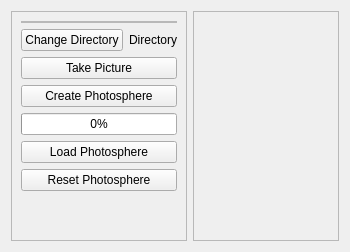
     <widget class="QWidget" name="Photosphere">
      <property name="sizePolicy">
       <sizepolicy hsizetype="Maximum" vsizetype="Preferred">
        <horstretch>0</horstretch>
        <verstretch>0</verstretch>
       </sizepolicy>
      </property>
      <property name="minimumSize">
       <size>
        <width>350</width>
        <height>0</height>
       </size>
      </property>
      <attribute name="title">
       <string>Photosphere</string>
      </attribute>
      <layout class="QGridLayout" name="gridLayout_4">
       <item row="0" column="1">
        <widget class="QFrame" name="PhotosphereOpenGLContainer">
         <property name="frameShape">
          <enum>QFrame::Shape::StyledPanel</enum>
         </property>
         <property name="frameShadow">
          <enum>QFrame::Shadow::Raised</enum>
         </property>
         <layout class="QGridLayout" name="gridLayout_8"/>
        </widget>
       </item>
       <item row="0" column="0">
        <widget class="QFrame" name="PhotosphereSettings">
         <property name="maximumSize">
          <size>
           <width>400</width>
           <height>16777215</height>
          </size>
         </property>
         <property name="frameShape">
          <enum>QFrame::Shape::StyledPanel</enum>
         </property>
         <property name="frameShadow">
          <enum>QFrame::Shadow::Raised</enum>
         </property>
         <layout class="QGridLayout" name="gridLayout_19">
          <item row="4" column="1" colspan="2">
           <widget class="QPushButton" name="PhotospherePicture">
            <property name="text">
             <string>Take Picture</string>
            </property>
           </widget>
          </item>
          <item row="3" column="2">
           <widget class="QLabel" name="PhotospherePictureDirectory">
            <property name="text">
             <string>Directory</string>
            </property>
            <property name="alignment">
             <set>Qt::AlignmentFlag::AlignRight|Qt::AlignmentFlag::AlignTrailing|Qt::AlignmentFlag::AlignVCenter</set>
            </property>
            <property name="wordWrap">
             <bool>true</bool>
            </property>
           </widget>
          </item>
          <item row="7" column="1" colspan="2">
           <widget class="QPushButton" name="LoadPhotosphere">
            <property name="text">
             <string>Load Photosphere</string>
            </property>
           </widget>
          </item>
          <item row="5" column="1" colspan="2">
           <widget class="QPushButton" name="CreatePhotosphereButton">
            <property name="text">
             <string>Create Photosphere</string>
            </property>
           </widget>
          </item>
          <item row="6" column="1" colspan="2">
           <widget class="QProgressBar" name="PhotosphereCreationProgress">
            <property name="value">
             <number>0</number>
            </property>
           </widget>
          </item>
          <item row="3" column="1">
           <widget class="QPushButton" name="PhotospherePictureDirectoryButton">
            <property name="text">
             <string>Change Directory</string>
            </property>
           </widget>
          </item>
          <item row="2" column="1" colspan="2">
           <widget class="QFrame" name="PhotosphereCameraSelectContainer">
            <property name="sizePolicy">
             <sizepolicy hsizetype="Preferred" vsizetype="Minimum">
              <horstretch>0</horstretch>
              <verstretch>0</verstretch>
             </sizepolicy>
            </property>
            <property name="frameShape">
             <enum>QFrame::Shape::StyledPanel</enum>
            </property>
            <property name="frameShadow">
             <enum>QFrame::Shadow::Raised</enum>
            </property>
            <layout class="QGridLayout" name="gridLayout_20">
             <property name="leftMargin">
              <number>0</number>
             </property>
             <property name="topMargin">
              <number>0</number>
             </property>
             <property name="rightMargin">
              <number>0</number>
             </property>
             <property name="bottomMargin">
              <number>0</number>
             </property>
             <property name="spacing">
              <number>0</number>
             </property>
            </layout>
           </widget>
          </item>
          <item row="8" column="1" colspan="2">
           <widget class="QPushButton" name="ResetPhotosphere">
            <property name="text">
             <string>Reset Photosphere</string>
            </property>
           </widget>
          </item>
          <item row="9" column="1" colspan="2">
           <spacer name="verticalSpacer_4">
            <property name="orientation">
             <enum>Qt::Orientation::Vertical</enum>
            </property>
            <property name="sizeHint" stdset="0">
             <size>
              <width>20</width>
              <height>40</height>
             </size>
            </property>
           </spacer>
          </item>
         </layout>
        </widget>
       </item>
      </layout>
     </widget>
